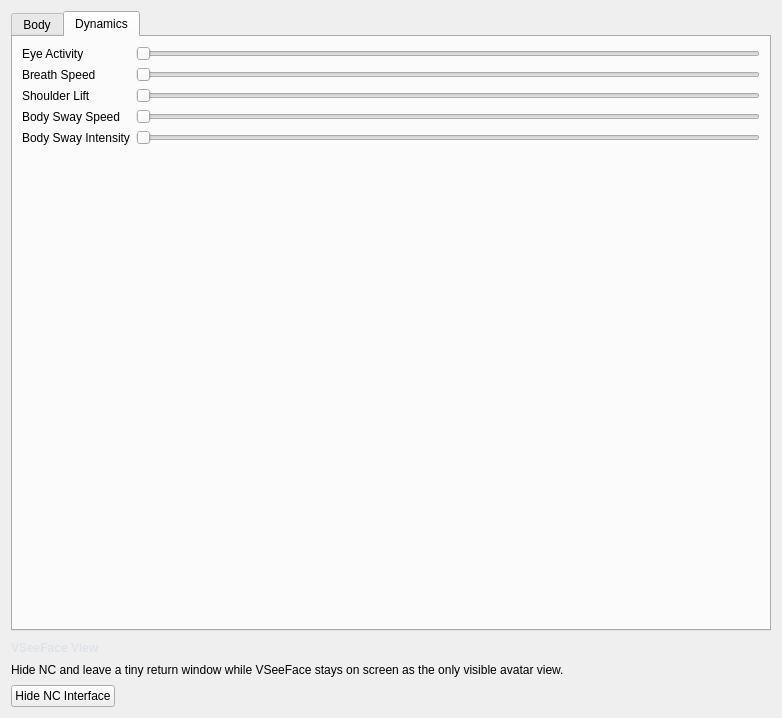
<?xml version="1.0" encoding="UTF-8"?>
<ui version="4.0">
 <class>VSeeFaceAvatarTab</class>
 <widget class="QWidget" name="vseeface_tab">
  <attribute name="icon">
   <iconset>
    <normaloff>icons/vseeface.png</normaloff>icons/vseeface.png</iconset>
  </attribute>
  <attribute name="title">
   <string />
  </attribute>
  <attribute name="toolTip">
   <string>VSeeFace</string>
  </attribute>
  <layout class="QVBoxLayout" name="vseefaceLayout">
   <property name="spacing">
    <number>10</number>
   </property>
   <item>
    <widget class="QTabWidget" name="vseeface_tabs">
     <property name="minimumSize">
      <size>
       <width>760</width>
       <height>620</height>
      </size>
     </property>
     <property name="maximumSize">
      <size>
       <width>16777215</width>
       <height>1360</height>
      </size>
     </property>
     <property name="tabPosition">
      <enum>QTabWidget::TabPosition::North</enum>
     </property>
     <property name="currentIndex">
      <number>1</number>
     </property>
     <widget class="QWidget" name="body_tab">
      <attribute name="title">
       <string>Body</string>
      </attribute>
      <layout class="QVBoxLayout" name="bodyTabLayout">
       <property name="spacing">
        <number>10</number>
       </property>
       <item>
        <layout class="QVBoxLayout" name="bodyPresetsLayout">
         <property name="spacing">
          <number>8</number>
         </property>
         <property name="leftMargin">
          <number>0</number>
         </property>
         <property name="topMargin">
          <number>0</number>
         </property>
         <property name="rightMargin">
          <number>0</number>
         </property>
         <property name="bottomMargin">
          <number>0</number>
         </property>
         <item>
          <widget class="QLabel" name="body_presets_heading">
           <property name="styleSheet">
            <string notr="true">font-weight:600;color:#dfe3e8;</string>
           </property>
           <property name="text">
            <string>Body Presets</string>
           </property>
          </widget>
         </item>
         <item>
          <widget class="QComboBox" name="body_combo">
           <item>
            <property name="text">
             <string>Default</string>
            </property>
           </item>
          </widget>
         </item>
         <item>
          <layout class="QHBoxLayout" name="bodyPresetButtons">
           <item>
            <widget class="QPushButton" name="btn_body_load">
             <property name="text">
              <string>Load</string>
             </property>
            </widget>
           </item>
           <item>
            <widget class="QPushButton" name="btn_body_save">
             <property name="text">
              <string>Save</string>
             </property>
            </widget>
           </item>
           <item>
            <widget class="QPushButton" name="btn_body_save_as">
             <property name="text">
              <string>Save As</string>
             </property>
            </widget>
           </item>
           <item>
            <widget class="QPushButton" name="btn_body_delete">
             <property name="text">
              <string>Delete</string>
             </property>
            </widget>
           </item>
          </layout>
         </item>
        </layout>
       </item>
       <item>
        <layout class="QHBoxLayout" name="bodyEmotionRow">
         <item>
          <widget class="QComboBox" name="emotion_combo">
           <item>
            <property name="text">
             <string>Neutral</string>
            </property>
           </item>
           <item>
            <property name="text">
             <string>Happy</string>
            </property>
           </item>
           <item>
            <property name="text">
             <string>Sad</string>
            </property>
           </item>
           <item>
            <property name="text">
             <string>Angry</string>
            </property>
           </item>
           <item>
            <property name="text">
             <string>Shy</string>
            </property>
           </item>
           <item>
            <property name="text">
             <string>Surprised</string>
            </property>
           </item>
          </widget>
         </item>
         <item>
          <spacer name="bodyEmotionSpacer">
           <property name="orientation">
            <enum>Qt::Orientation::Horizontal</enum>
           </property>
           <property name="sizeHint" stdset="0">
            <size>
             <width>40</width>
             <height>20</height>
            </size>
           </property>
          </spacer>
         </item>
         <item>
          <widget class="QCheckBox" name="live_sync_checkbox">
           <property name="text">
            <string>Live Sync</string>
           </property>
          </widget>
         </item>
        </layout>
       </item>
       <item>
        <widget class="QPushButton" name="btn_hand_doctor">
         <property name="text">
          <string>Hand Doctor</string>
         </property>
        </widget>
       </item>
       <item>
        <layout class="QVBoxLayout" name="bodyPoseSlidersSectionLayout">
         <property name="spacing">
          <number>8</number>
         </property>
         <property name="leftMargin">
          <number>0</number>
         </property>
         <property name="topMargin">
          <number>0</number>
         </property>
         <property name="rightMargin">
          <number>0</number>
         </property>
         <property name="bottomMargin">
          <number>0</number>
         </property>
         <item>
          <widget class="QLabel" name="body_pose_sliders_heading">
           <property name="styleSheet">
            <string notr="true">font-weight:600;color:#dfe3e8;</string>
           </property>
           <property name="text">
            <string>Pose Sliders</string>
           </property>
          </widget>
         </item>
         <item>
          <layout class="QFormLayout" name="bodyPoseSlidersLayout">
           <item row="0" column="0">
            <widget class="QLabel" name="idle_fwd_left_label">
             <property name="text">
              <string>L Depth</string>
             </property>
            </widget>
           </item>
           <item row="0" column="1">
            <widget class="QSlider" name="idle_fwd_left_slider">
             <property name="orientation">
              <enum>Qt::Orientation::Horizontal</enum>
             </property>
            </widget>
           </item>
           <item row="1" column="0">
            <widget class="QLabel" name="idle_fwd_right_label">
             <property name="text">
              <string>R Depth</string>
             </property>
            </widget>
           </item>
           <item row="1" column="1">
            <widget class="QSlider" name="idle_fwd_right_slider">
             <property name="orientation">
              <enum>Qt::Orientation::Horizontal</enum>
             </property>
            </widget>
           </item>
           <item row="2" column="0">
            <widget class="QLabel" name="idle_arm_down_label">
             <property name="text">
              <string>Shoulder Down</string>
             </property>
            </widget>
           </item>
           <item row="2" column="1">
            <widget class="QSlider" name="idle_arm_down_slider">
             <property name="orientation">
              <enum>Qt::Orientation::Horizontal</enum>
             </property>
            </widget>
           </item>
           <item row="3" column="0">
            <widget class="QLabel" name="idle_shoulder_back_label">
             <property name="text">
              <string>Shoulder Back</string>
             </property>
            </widget>
           </item>
           <item row="3" column="1">
            <widget class="QSlider" name="idle_shoulder_back_slider">
             <property name="orientation">
              <enum>Qt::Orientation::Horizontal</enum>
             </property>
            </widget>
           </item>
           <item row="4" column="0">
            <widget class="QLabel" name="idle_elbow_bend_label">
             <property name="text">
              <string>Elbow Bend</string>
             </property>
            </widget>
           </item>
           <item row="4" column="1">
            <widget class="QSlider" name="idle_elbow_bend_slider">
             <property name="orientation">
              <enum>Qt::Orientation::Horizontal</enum>
             </property>
            </widget>
           </item>
           <item row="5" column="0">
            <widget class="QLabel" name="idle_arm_twist_label">
             <property name="text">
              <string>Arm Twist</string>
             </property>
            </widget>
           </item>
           <item row="5" column="1">
            <widget class="QSlider" name="idle_arm_twist_slider">
             <property name="orientation">
              <enum>Qt::Orientation::Horizontal</enum>
             </property>
            </widget>
           </item>
           <item row="6" column="0">
            <widget class="QLabel" name="spine_sway_mult_label">
             <property name="text">
              <string>Spine Sway</string>
             </property>
            </widget>
           </item>
           <item row="6" column="1">
            <widget class="QSlider" name="spine_sway_mult_slider">
             <property name="orientation">
              <enum>Qt::Orientation::Horizontal</enum>
             </property>
            </widget>
           </item>
           <item row="7" column="0">
            <widget class="QLabel" name="spine_twist_mult_label">
             <property name="text">
              <string>Spine Twist</string>
             </property>
            </widget>
           </item>
           <item row="7" column="1">
            <widget class="QSlider" name="spine_twist_mult_slider">
             <property name="orientation">
              <enum>Qt::Orientation::Horizontal</enum>
             </property>
            </widget>
           </item>
           <item row="8" column="0">
            <widget class="QLabel" name="neck_stabilize_label">
             <property name="text">
              <string>Head Stabilize</string>
             </property>
            </widget>
           </item>
           <item row="8" column="1">
            <widget class="QSlider" name="neck_stabilize_slider">
             <property name="orientation">
              <enum>Qt::Orientation::Horizontal</enum>
             </property>
            </widget>
           </item>
          </layout>
         </item>
        </layout>
       </item>
      </layout>
     </widget>
     <widget class="QWidget" name="dynamics_tab">
      <attribute name="title">
       <string>Dynamics</string>
      </attribute>
      <layout class="QFormLayout" name="dynamicsTabLayout">
       <item row="0" column="0">
        <widget class="QLabel" name="eye_activity_label">
         <property name="text">
          <string>Eye Activity</string>
         </property>
        </widget>
       </item>
       <item row="0" column="1">
        <widget class="QSlider" name="eye_activity_slider">
         <property name="orientation">
          <enum>Qt::Orientation::Horizontal</enum>
         </property>
        </widget>
       </item>
       <item row="1" column="0">
        <widget class="QLabel" name="breath_speed_label">
         <property name="text">
          <string>Breath Speed</string>
         </property>
        </widget>
       </item>
       <item row="1" column="1">
        <widget class="QSlider" name="breath_speed_slider">
         <property name="orientation">
          <enum>Qt::Orientation::Horizontal</enum>
         </property>
        </widget>
       </item>
       <item row="2" column="0">
        <widget class="QLabel" name="shoulder_lift_label">
         <property name="text">
          <string>Shoulder Lift</string>
         </property>
        </widget>
       </item>
       <item row="2" column="1">
        <widget class="QSlider" name="shoulder_lift_slider">
         <property name="orientation">
          <enum>Qt::Orientation::Horizontal</enum>
         </property>
        </widget>
       </item>
       <item row="3" column="0">
        <widget class="QLabel" name="idle_speed_label">
         <property name="text">
          <string>Body Sway Speed</string>
         </property>
        </widget>
       </item>
       <item row="3" column="1">
        <widget class="QSlider" name="idle_speed_slider">
         <property name="orientation">
          <enum>Qt::Orientation::Horizontal</enum>
         </property>
        </widget>
       </item>
       <item row="4" column="0">
        <widget class="QLabel" name="idle_intensity_label">
         <property name="text">
          <string>Body Sway Intensity</string>
         </property>
        </widget>
       </item>
       <item row="4" column="1">
        <widget class="QSlider" name="idle_intensity_slider">
         <property name="orientation">
          <enum>Qt::Orientation::Horizontal</enum>
         </property>
        </widget>
       </item>
      </layout>
     </widget>
    </widget>
   </item>
   <item>
    <layout class="QVBoxLayout" name="vseefaceViewLayout">
     <property name="spacing">
      <number>8</number>
     </property>
     <property name="leftMargin">
      <number>0</number>
     </property>
     <property name="topMargin">
      <number>0</number>
     </property>
     <property name="rightMargin">
      <number>0</number>
     </property>
     <property name="bottomMargin">
      <number>0</number>
     </property>
     <item>
      <widget class="QLabel" name="vseeface_view_heading">
       <property name="styleSheet">
        <string notr="true">font-weight:600;color:#dfe3e8;</string>
       </property>
       <property name="text">
        <string>VSeeFace View</string>
       </property>
      </widget>
     </item>
     <item>
      <widget class="QLabel" name="vseeface_view_hint">
       <property name="text">
        <string>Hide NC and leave a tiny return window while VSeeFace stays on screen as the only visible avatar view.</string>
       </property>
       <property name="wordWrap">
        <bool>true</bool>
       </property>
      </widget>
     </item>
     <item>
      <layout class="QHBoxLayout" name="vseefaceViewButtons">
       <item>
        <widget class="QPushButton" name="btn_vseeface_hide_interface">
         <property name="text">
          <string>Hide NC Interface</string>
         </property>
        </widget>
       </item>
       <item>
        <spacer name="vseefaceViewButtonsSpacer">
         <property name="orientation">
          <enum>Qt::Orientation::Horizontal</enum>
         </property>
         <property name="sizeHint" stdset="0">
          <size>
           <width>40</width>
           <height>20</height>
          </size>
         </property>
        </spacer>
       </item>
      </layout>
     </item>
    </layout>
   </item>
  </layout>
 </widget>
 <resources />
 <connections />
</ui>
